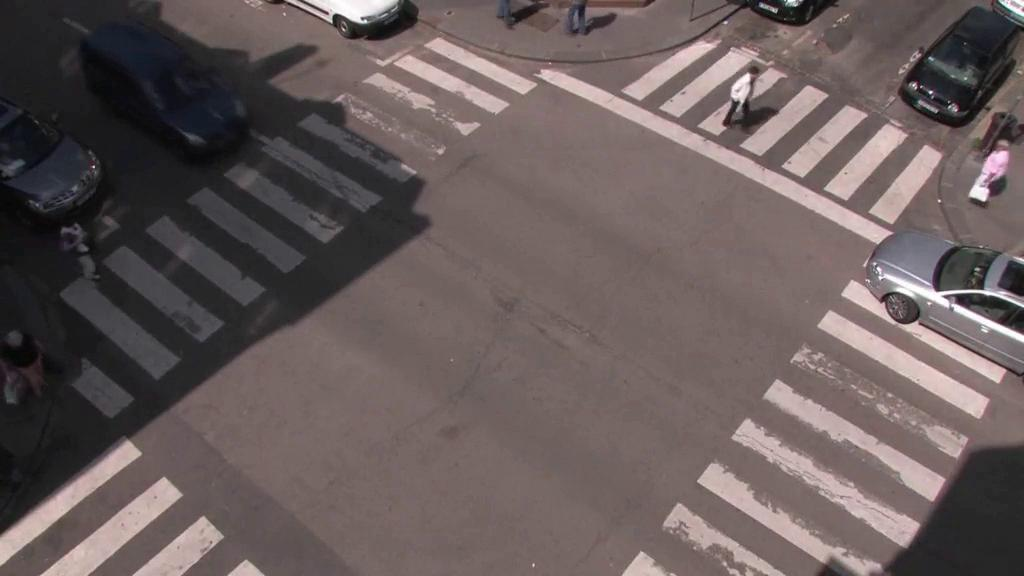
#> input picture data/rouen/frames/00000016.jpg, 1024 x 576 px
$ python -i preprocessing.py   (imports and definitions only)
#> lines starting #> are read from the running program, lines starting #| are printed output that depends on the picture
"""Preprocessing frame (resize, filtering blur, konversi warna)."""

from __future__ import annotations
from typing import Optional, Tuple
import cv2
import numpy as np
from rouen_motion.config import PreprocessingConfig


class FramePreprocessor:
    """Preprocessor frame video."""

    def __init__(self, config: Optional[PreprocessingConfig] = None) -> None:
        self.config = config or PreprocessingConfig()

    def resize(self, image: np.ndarray) -> np.ndarray:
        """Resize resolusi frame."""
        target_size = (self.config.resize_width, self.config.resize_height)
        if (image.shape[1], image.shape[0]) == target_size:
            return image
        return cv2.resize(image, target_size, interpolation=cv2.INTER_AREA)

    def blur(self, image: np.ndarray) -> np.ndarray:
        """Filtering gaussian blur untuk reduce noise."""
        if not self.config.apply_gaussian_blur:
            return image
        ksize = tuple(self.config.blur_kernel_size)
        # pastikan kernel ganjil
        kx = ksize[0] if ksize[0] % 2 != 0 else ksize[0] + 1
        ky = ksize[1] if ksize[1] % 2 != 0 else ksize[1] + 1
        return cv2.GaussianBlur(image, (kx, ky), self.config.blur_sigma)

    def to_gray(self, image: np.ndarray) -> np.ndarray:
        """Converts BGR image to single-channel Grayscale."""
        if len(image.shape) == 2:
            return image
        return cv2.cvtColor(image, cv2.COLOR_BGR2GRAY)

    def to_rgb(self, image: np.ndarray) -> np.ndarray:
        """Converts OpenCV BGR image to standard RGB."""
        if len(image.shape) == 2:
            return cv2.cvtColor(image, cv2.COLOR_GRAY2RGB)
        return cv2.cvtColor(image, cv2.COLOR_BGR2RGB)

    def process(self, image: np.ndarray) -> Tuple[np.ndarray, np.ndarray]:
        """
        Runs standard preprocessing pipeline.
        Returns:
            resized_bgr: Resized and smoothed BGR image.
            resized_gray: Resized and smoothed Grayscale image.
        """
        resized = self.resize(image)
        smoothed = self.blur(resized)
        gray = self.to_gray(smoothed)
        return smoothed, gray

>>> import cv2
>>> picture = cv2.imread('../../data/rouen/frames/00000016.jpg')
#> picture is the input picture: shape (576, 1024, 3); mean B, G, R 91.4, 92.1, 103.8
>>> result = FramePreprocessor().process(picture)
#> in to_gray, `return cv2.cvtColor(image, cv2.COLOR_BGR2GRAY)`:
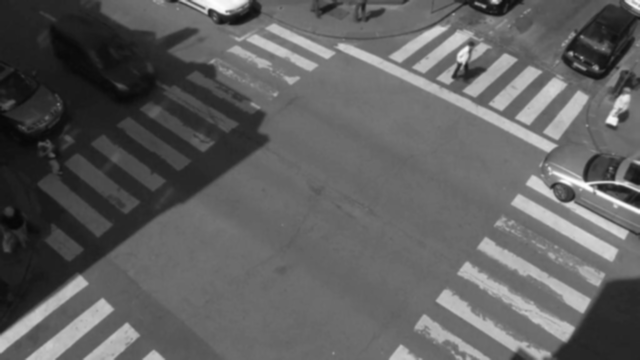
#> returned value: shape (360, 640); min 7, max 253, mean 95.5

$ run again, on data/rouen/frames/00000048.jpg
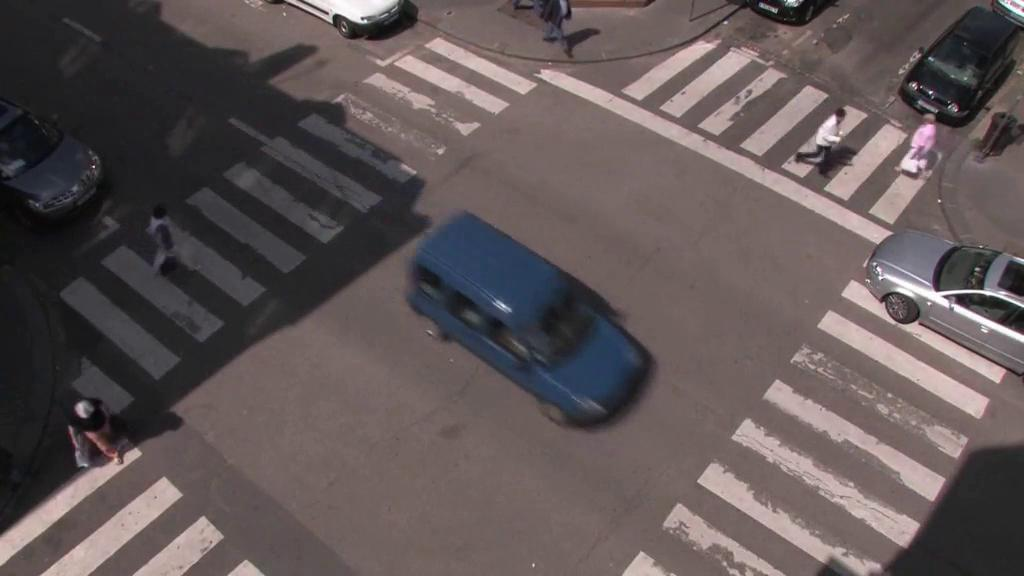
#> input picture data/rouen/frames/00000048.jpg, 1024 x 576 px
#> picture is the input picture: shape (576, 1024, 3); mean B, G, R 86.5, 86.2, 96.3
#> in to_gray, `return cv2.cvtColor(image, cv2.COLOR_BGR2GRAY)`:
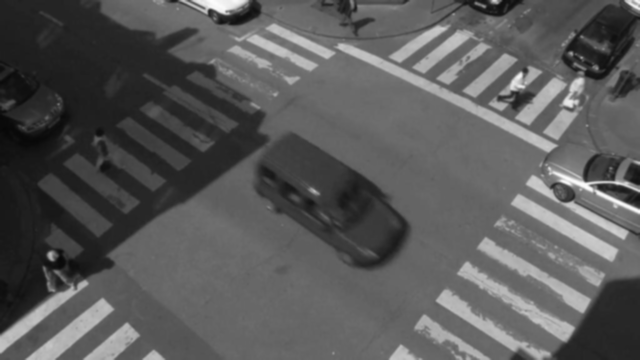
#> returned value: shape (360, 640); min 7, max 252, mean 89.2
